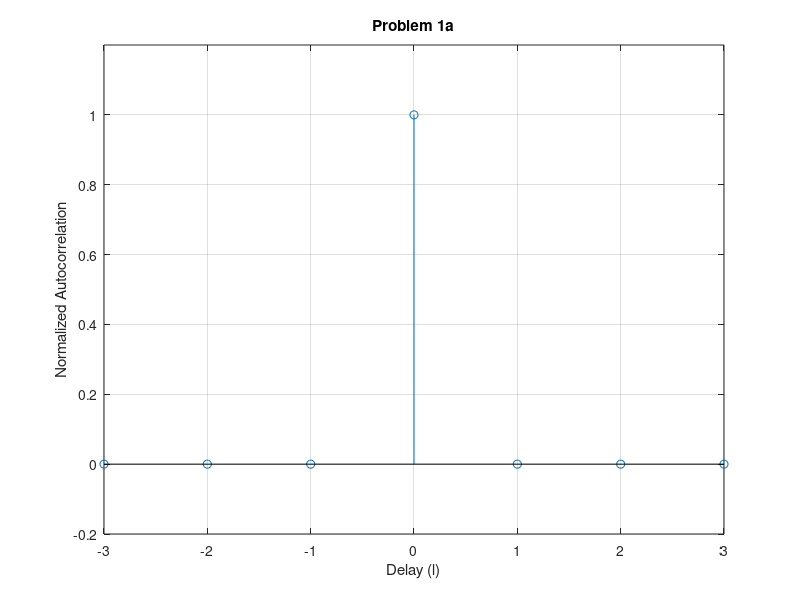
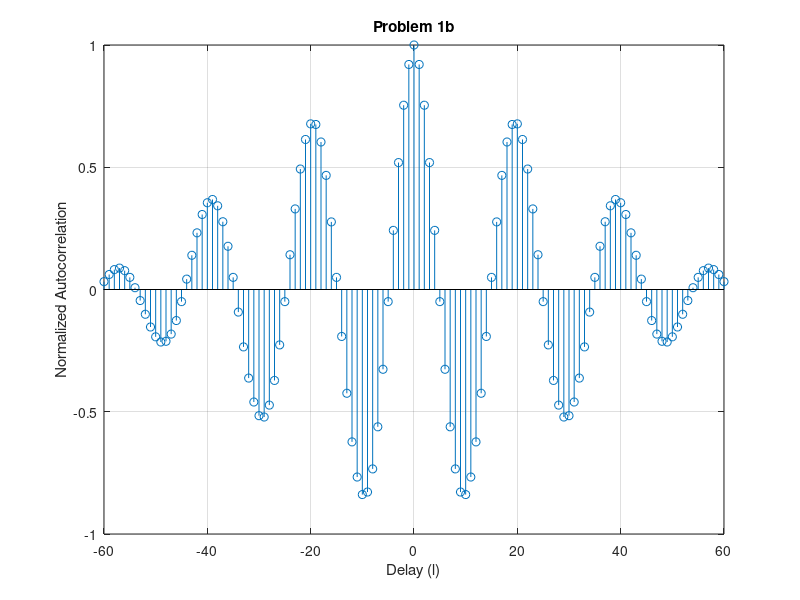
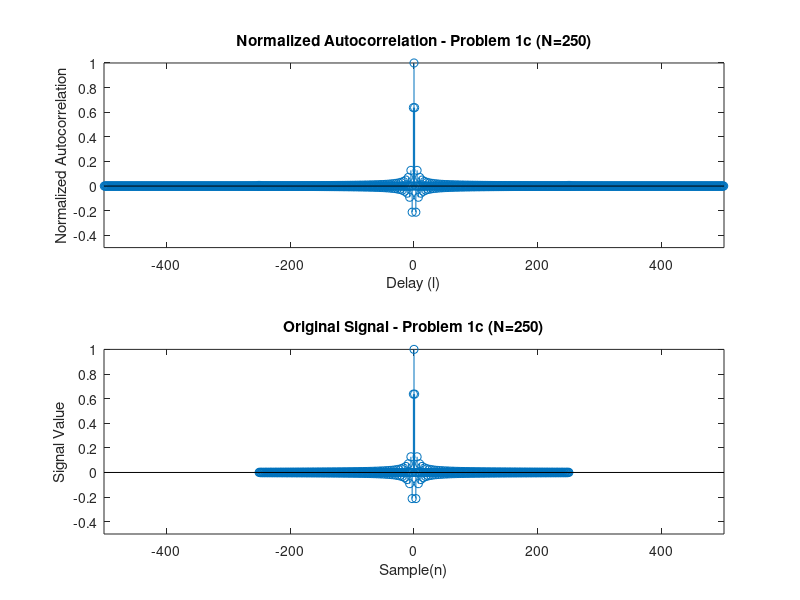

Write the MATLAB code that produced these figures, in order.
%% Lab 1
% Problem 1a
delta = [0 0 0 1 0 0 0];
[xc1, lags1] = xcorr(delta, 'coeff');
figure(1)
stem(lags1, xc1)
axis ([-3, 3, -.2, 1.2])
title('Problem 1a')
ylabel('Normalized Autocorrelation')
xlabel('Delay (l)')
grid on


% Problem 1b
n = -30:30;
vals = cos(2*pi*n/20);
[xc2, lags2] = xcorr(vals, 'coeff');
figure(2)
stem(lags2, xc2)
title('Problem 1b')
ylabel('Normalized Autocorrelation')
xlabel('Delay (l)')
grid on

% Problem 1c
% Vary from 50 to 250
N = 250;
n = -N:N;
for i=1:length(n)
    if (n(i)==0)
        n(i)=eps;
    end
end
vals = 2./(n.*pi).*sin(pi.*n/2);
[xc3,lags3] = xcorr(vals, 'coeff');
figure(3)
subplot(2,1,1)
stem(lags3,xc3)
title('Normalized Autocorrelation - Problem 1c (N=250)')
ylabel('Normalized Autocorrelation')
xlabel('Delay (l)')
axis([-length(lags3)/2 length(lags3)/2 -.5, 1])

subplot(2,1,2)
stem(n, vals)
title('Original Signal - Problem 1c (N=250)')
ylabel('Signal Value')
xlabel('Sample(n)')
axis([-length(lags3)/2 length(lags3)/2 -.5, 1])
